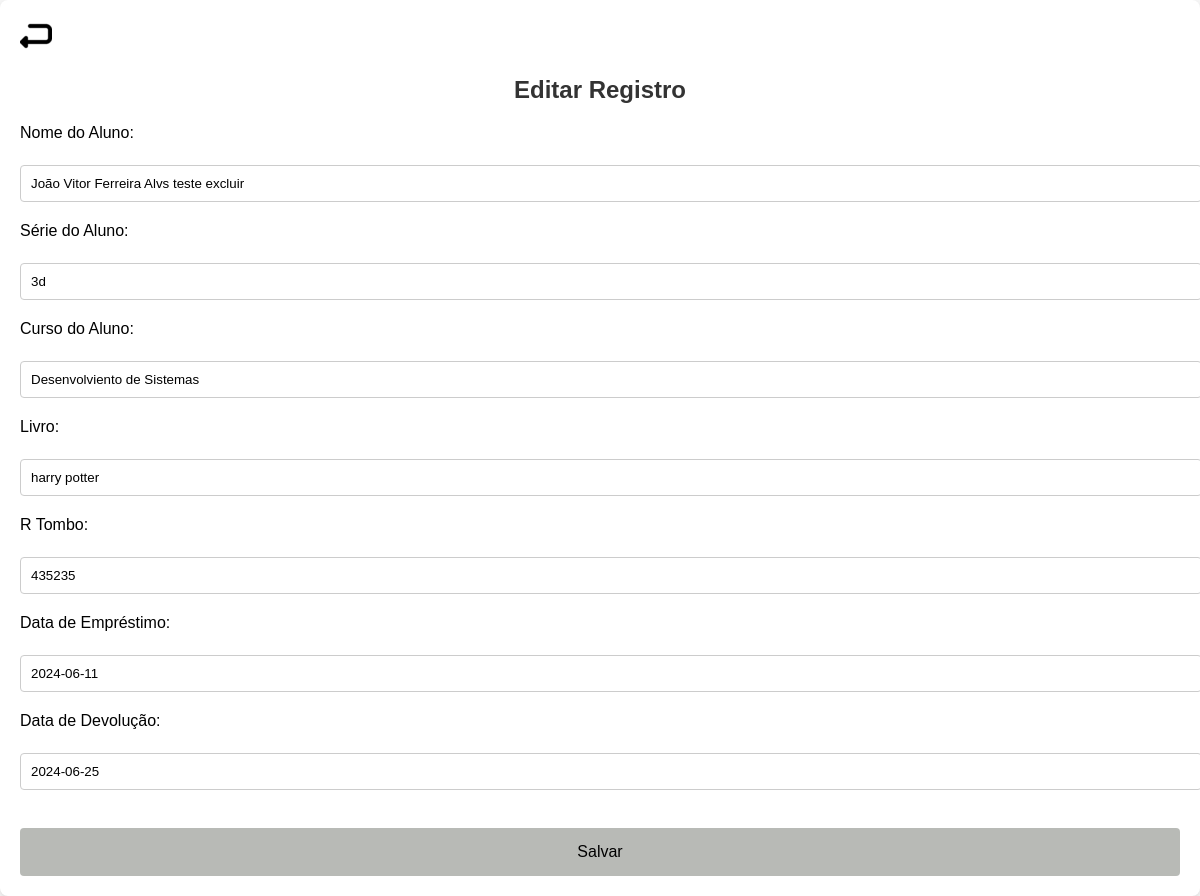
The app's page /editar.php?id_registro=8 with its own data.
### tables this page shows
CREATE TABLE `registro` (
  `cod_rigistro` int(11) NOT NULL,
  `nomealuno` varchar(65) NOT NULL,
  `seriealuno` varchar(65) NOT NULL,
  `cursoaluno` varchar(65) NOT NULL,
  `livro` varchar(64) NOT NULL,
  `Rtombo` int(11) DEFAULT NULL,
  `datemprestimo` date DEFAULT NULL,
  `datdevolucao` date DEFAULT NULL
);

### editar.php (the view, shortened to what this page needs)
<?php
if (isset($_GET['id_registro'])) {
    $id_registro = $_GET['id_registro'];
    include "conexao.php";
    $sql = "SELECT * FROM registro WHERE cod_rigistro = $id_registro";
    $resultado = mysqli_query($conexao, $sql);
    if ($resultado) {
        if (mysqli_num_rows($resultado) > 0) {
            $registro = mysqli_fetch_assoc($resultado);
        } else {
            echo "Registro não encontrado.";
        }
    } else {
        echo "Erro ao consultar o banco de dados: " . mysqli_error($conexao);
    }
} else {
    echo "ID de registro não fornecido na URL.";
}
?>
<!DOCTYPE html>
<html lang="pt-br">
<head>
    <link rel="stylesheet" type="text/css" href="editcss.css">
</head>
<body>
    <form action="atualizar.php" method="post">
    <a href="pesquisa.php"><img src="img/return.png"></a>
    <h2>Editar Registro</h2>
        <label for="nomealuno">Nome do Aluno:</label><br>
        <input type="text" id="nomealuno" name="nomealuno" value="<?php echo isset($registro['nomealuno']) ? $registro['nomealuno'] : ''; ?>"><br>
        <label for="seriealuno">Série do Aluno:</label><br>
        <input type="text" id="seriealuno" name="seriealuno" value="<?php echo isset($registro['seriealuno']) ? $registro['seriealuno'] : ''; ?>"><br>
        <label for="cursoaluno">Curso do Aluno:</label><br>
        <input type="text" id="cursoaluno" name="cursoaluno" value="<?php echo isset($registro['cursoaluno']) ? $registro['cursoaluno'] : ''; ?>"><br>
        <label for="livro">Livro:</label><br>
        <input type="text" id="livro" name="livro" value="<?php echo isset($registro['livro']) ? $registro['livro'] : ''; ?>"><br>
        <label for="Rtombo">R Tombo:</label><br>
        <input type="text" id="Rtombo" name="Rtombo" value="<?php echo isset($registro['Rtombo']) ? $registro['Rtombo'] : ''; ?>"><br>
        <label for="datemprestimo">Data de Empréstimo:</label><br>
        <input type="text" id="datemprestimo" name="datemprestimo" value="<?php echo isset($registro['datemprestimo']) ? $registro['datemprestimo'] : ''; ?>"><br>
        <label for="datdevolucao">Data de Devolução:</label><br>
        <input type="text" id="datdevolucao" name="datdevolucao" value="<?php echo isset($registro['datdevolucao']) ? $registro['datdevolucao'] : ''; ?>"><br><br>
        <input type="submit" value="Salvar">
    </form>
</body>
</html>

### editcss.css (style rules this page uses)
body { font-family: Arial, sans-serif; margin: 0; padding: 0; background-color: #f5f5f5; }
h2 { text-align: center; margin-top: 20px; color: #333; }
form { background-color: #fff; padding: 20px; border-radius: 8px; box-shadow: 0 2px 4px rgba(0, 0, 0, 0.1); max-width: 1300px; margin: 0 auto; }
label { display: block; margin-bottom: 5px; }
input[type="text"] { width: 100%; padding: 10px; margin-bottom: 20px; border: 1px solid #ccc; border-radius: 4px; }
input[type="submit"] { background-color: #b8bab6; color: rgb(0, 0, 0); padding: 15px 20px; border: none; border-radius: 4px; cursor: pointer; font-size: 16px; width: 100%; }

### records on screen
registro: nomealuno "João Vitor Ferreira Alvs teste excluir", seriealuno "3d", cursoaluno "Desenvolviento de Sistemas", livro "harry potter", Rtombo "435235", datemprestimo "2024-06-11", datdevolucao "2024-06-25"
